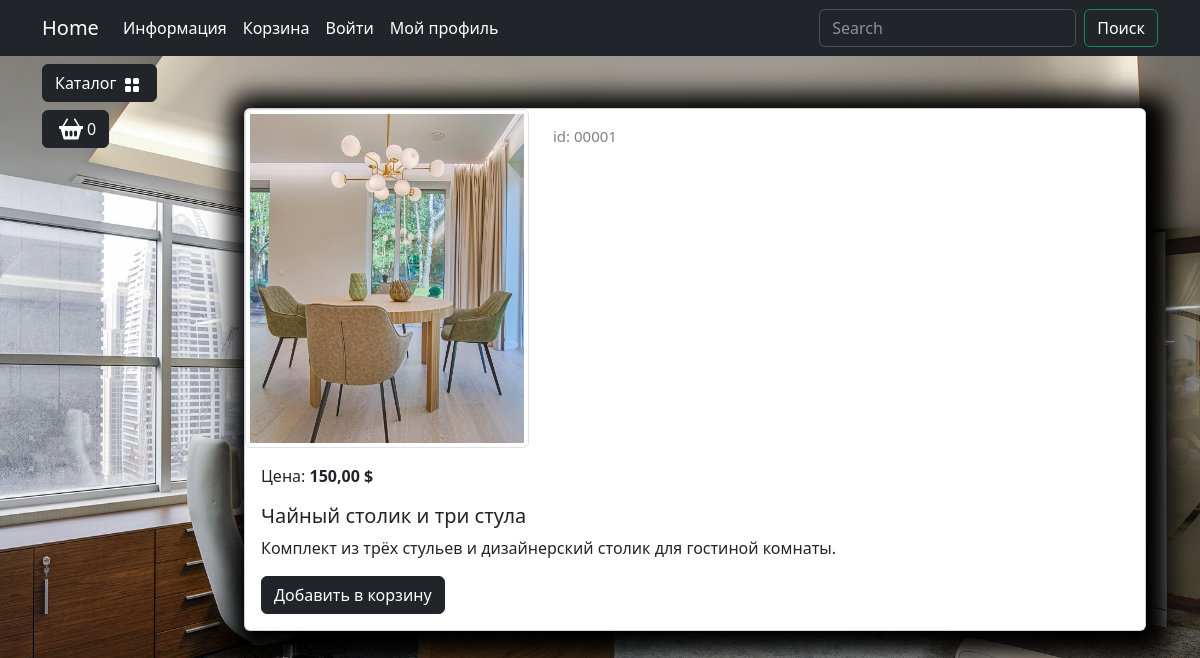
Screenshot of /catalog/product/chajnyj-stolik-i-tri-stula/ with the database file from the repository.
### goods/models.py (models this page shows, shortened)
class Products(models.Model):
    name = models.CharField(max_length=150, unique=True, verbose_name='Название')
    slug = models.SlugField(max_length=200, unique=True, blank=True, null=True, verbose_name='URL')
    description = models.TextField(blank=True, null=True, verbose_name='Описание')
    image = models.ImageField(upload_to='goods_images', blank=True, null=True, verbose_name='Изображение')
    price = models.DecimalField(default=0.00, max_digits=7, decimal_places=2, verbose_name='Цена')
    discount = models.DecimalField(default=0.00, max_digits=4, decimal_places=2, verbose_name='Скидка в %')
    quantity = models.PositiveIntegerField(default=0, verbose_name='Колличество')
    category = models.ForeignKey(to=Categories, on_delete=models.CASCADE, verbose_name='Категория')
    class Meta:
        db_table = 'product'
        verbose_name = 'Продукт'
        verbose_name_plural = 'Продукты'
        ordering = ('id',)
    def display_id(self):
        return f'{self.id:05}'
    def sell_price(self):
        if self.discount:
            return round(self.price-self.price*self.discount/100, 2)
        return self.price

### goods/views.py (the view)
# urls.py: path('product/<slug:product_slug>/', views.product, name='product'),
def product(request, product_slug):
    product = Products.objects.get(slug=product_slug)
    context = {
        'product': product
    }
    return render(request, "goods/product.html", context=context)

### goods/templatetags/goods_tags.py (called while the page is built)
@register.simple_tag()
def tag_categories():
    return Categories.objects.all()

### goods/templates/goods/product.html (shortened to what this page needs)
{% extends "main/base.html" %}
{% load static %}
{% block content %}
<div class="container mt-5">
    <div class="card mb-4 custom-shadow">
        <div class="row">
            <div class="col-md-4">
                <img src="{{ product.image.url }}"
                    class="img-thumbnail" data-bs-toggle="modal" data-bs-target="#imageModal1">
            </div>
            <div class="col-md-4 ">
                <p class="product_id mt-3">id: {{ product.display_id }}</p>
            </div>
        </div>
        <div class="card-body">
            <p class="card-text">Цена: <strong>{{ product.sell_price }} $</strong></p>
            <h5 class="card-title">{{ product.name }}</h5>
            <p class="card-text">{{ product.description }}</p>
            <a href="#" class="btn btn-dark add-to-cart">Добавить в корзину</a>
        </div>
    </div>
</div>
{% endblock content %}

### static/deps/css/my_css.css (style rules this page uses)
body { background-image: url("../images/bg-image.jpg"); background-repeat: no-repeat; background-attachment: fixed; background-position: center center; background-size: cover; height: 100%; }
.custom-shadow { box-shadow: 5px 5px 25px 19px #000000; }
.product_id { color: gray; font-size: 15px; }

### rows the page displays
Products: image (picture), display_id "00001", sell_price "150,00", name "Чайный столик и три стула", description "Комплект из трёх стульев и дизайнерский столик для гостиной комнаты."
